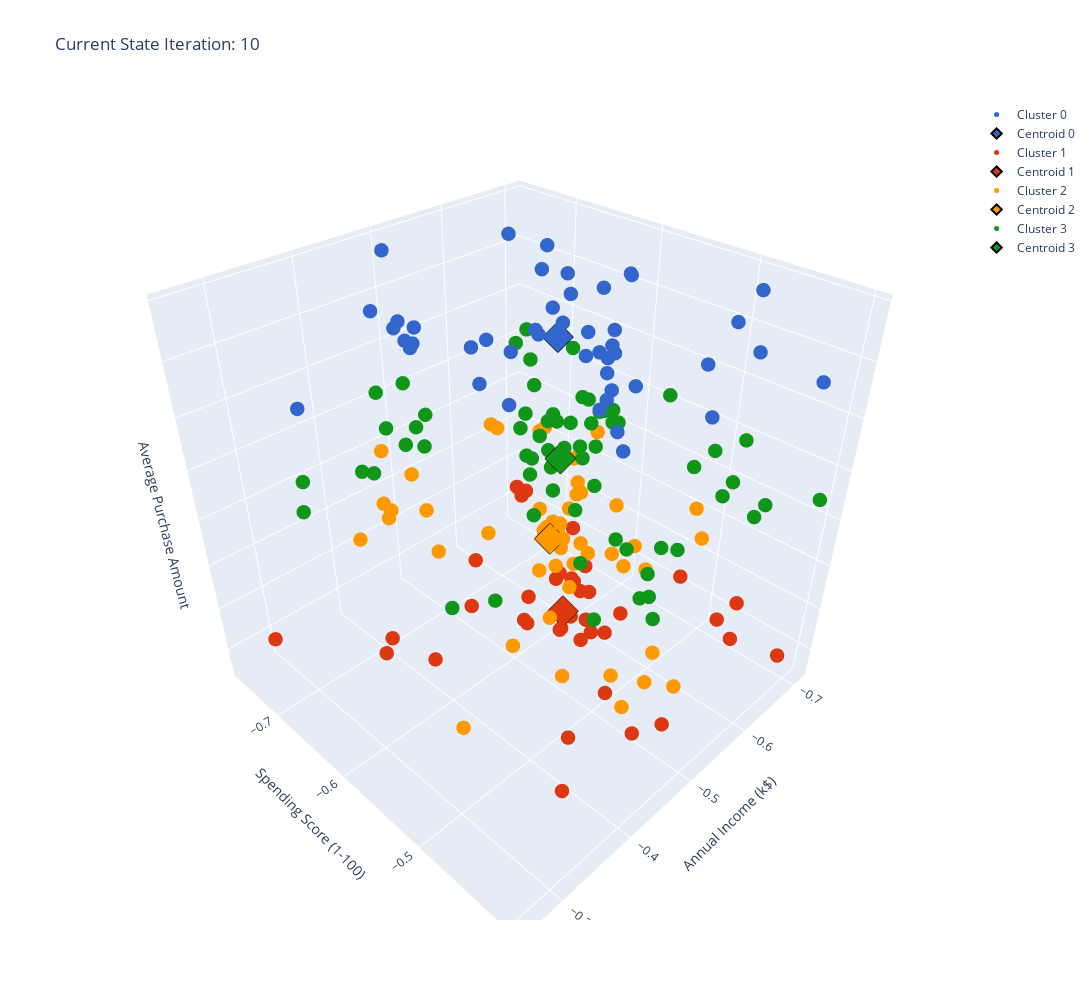

Notebook code for this chart:
### Code cell
kmeans = KMeans(k = 4, max_iter = 10, cluster_method = 'kmeans++', distance_metric='euclidean', random_state = 42)
kmeans.fit(df_customers[['Annual Income (k$)', 'Spending Score (1-100)', 'Average Purchase Amount']], scaling_method='standardization')#, 'Average Purchase Amount', 'Spending Score (1-100)'])
kmeans.perform(show_initial_centroids=True, plot_data=True)
